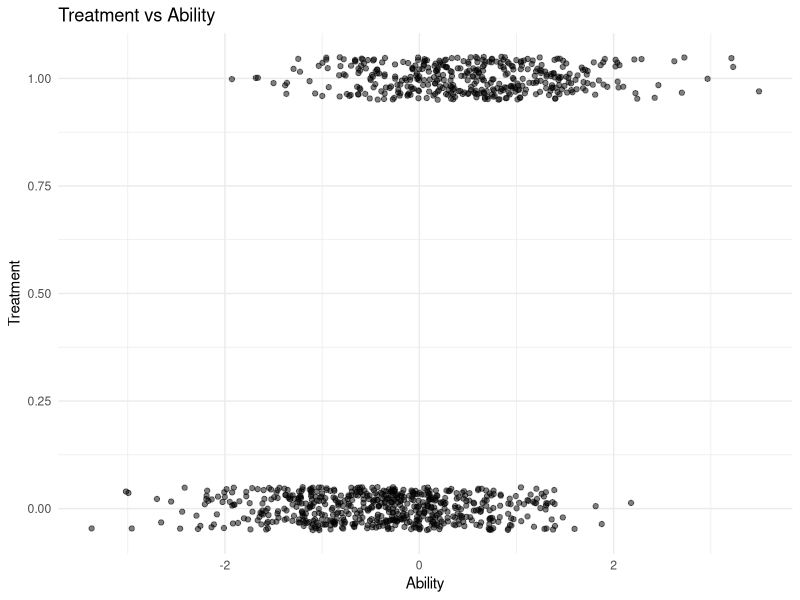
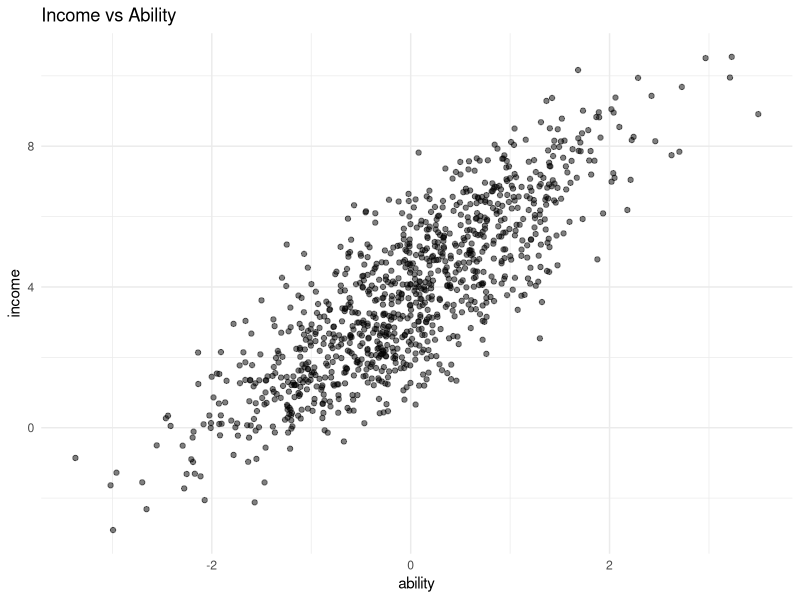
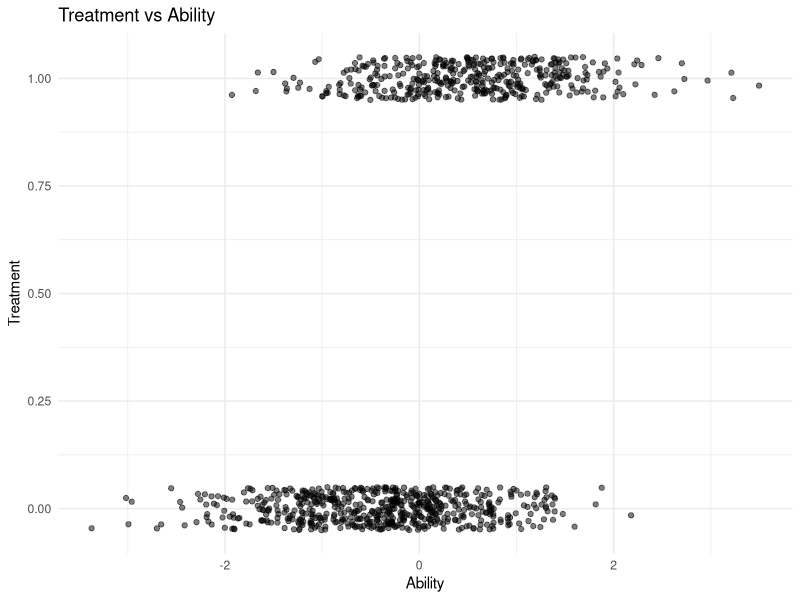
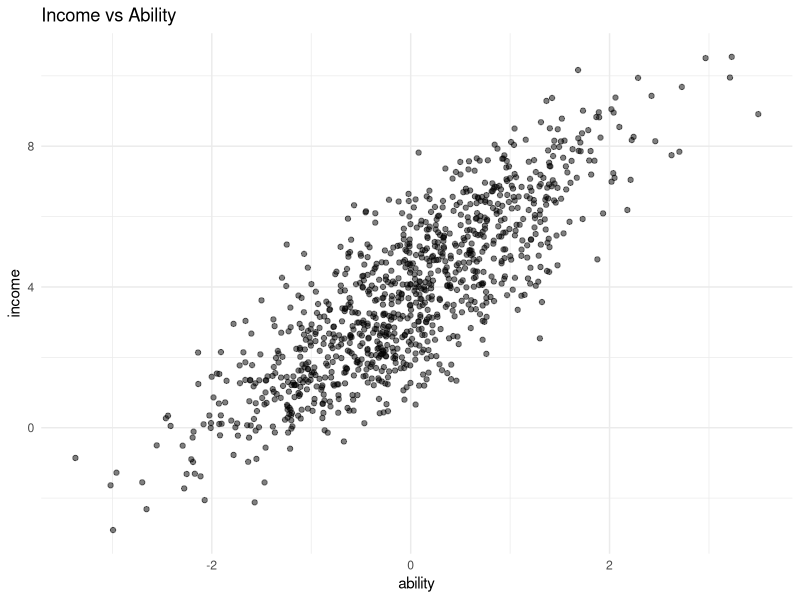

These charts were generated, in order, by the following R code:
#Importing ggplot2
library(ggplot2)

# For Reproducibility
set.seed(42)

# 1. Simulate ability
n <- 1000
ability <- rnorm(n, mean=0, sd=1) #Standard Normal

# 2. Simulate treatment: higher ability -> higher chance of treatment
# Use a logistic model to create probability
p_treat <-plogis( -0.5 + 1.2 * ability)
treat <- rbinom(n, size=1, prob = p_treat)

# 3. Simulate outcome: income depends on both ability and treatment
# let's assume treatment increases income by 2 units on average
income <- 3 + 2 * treat + 1.5 * ability + rnorm(n, 0, 1)

# 4. Combine into a data frame
data <- data.frame(ability, treat, income)

head(data)
summary(data)

# 5. Plotting using ggplot2
p1 <- ggplot(data, aes(x = ability, y = treat)) +
  geom_jitter(width = 0, height = 0.05, alpha = 0.5) +
  labs(title = "Treatment vs Ability", x = "Ability", y = "Treatment") +
  theme_minimal()

p1


p2 <- ggplot(data, aes(x = ability, y = income)) +
  geom_point(alpha = 0.5) + 
  labs(title = "Income vs Ability", x = "ability", y = "income") + 
  theme_minimal()

p2


# 5. Save plots as png
setwd(dirname(rstudioapi::getActiveDocumentContext()$path))

ggsave("plots/treatment_vs_ability.png", plot = p1, width = 8, height = 6)
ggsave("plots/income_vs_ability.png", plot = p2, width = 8, height = 6)


# 6. Creating vectors for Y(1) and Y(0) (With and Without Treatment) and including in df
Y0 <- 2.5 * ability + rnorm(n, 0, 1)
Y1 <- 2.5 * ability + 3.5 + rnorm(n, 0, 1)

# 7. Create a new observed outcome that depends on treatment and a dataframe
Y_obs <- ifelse(treat == 1, Y1, Y0)

df <- data.frame(
  ability = ability,
  treat = treat,
  Y0 = Y0,
  Y1 = Y1,
  Y_obs = Y_obs
)

head(df)
summary(df)


# 8. Before - After change over time for treated individuals only
ba <- Y1 - Y0
mean(ba[treat == 1]) # average change among the treated.

# 9. With - without (difference between treated and untreated at one time point)
mean(Y_obs[treat == 1]) - mean(Y_obs[treat == 0])

# Overestimates as it doesnt take into account ability and other factors

# 10. True causal effect (Average Treatment Effect)
mean(ba)


# Naive comparisons (with–without) can be misleading when treatment is not randomly assigned.
# Simulated counterfactuals let you see the true causal effect, and the before–after approach can estimate the effect for treated individuals, which is slightly higher here because the treated tend to have higher ability.
